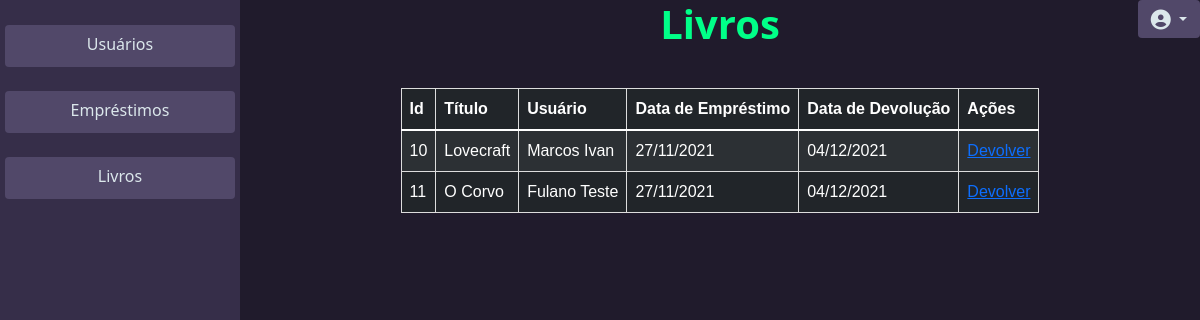
The app's page /PHP/dashboard_Emp.php, older data.
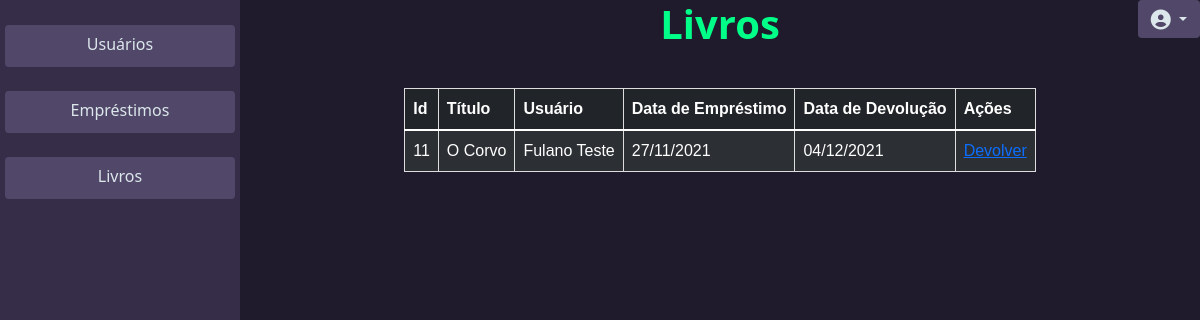
The same page, newer data.
### tables this page shows
CREATE TABLE `emprestimos` (
  `id` int(11) NOT NULL,
  `id_livro` int(11) NOT NULL,
  `created` timestamp NOT NULL DEFAULT current_timestamp(),
  `modified` timestamp NOT NULL DEFAULT current_timestamp() ON UPDATE current_timestamp(),
  `id_user` int(11) NOT NULL,
  `date_start` timestamp NULL DEFAULT NULL,
  `date_end` timestamp NULL DEFAULT NULL
);

CREATE TABLE `livros` (
  `id` int(11) NOT NULL,
  `titulo` varchar(220) NOT NULL,
  `descricao` varchar(220) NOT NULL,
  `created` datetime NOT NULL DEFAULT current_timestamp(),
  `modified` datetime NOT NULL DEFAULT current_timestamp() ON UPDATE current_timestamp()
);

CREATE TABLE `usuarios` (
  `id` int(11) NOT NULL,
  `nome` varchar(220) NOT NULL,
  `email` varchar(220) NOT NULL,
  `cpf` char(220) NOT NULL,
  `dateNac` datetime NOT NULL,
  `created` datetime NOT NULL DEFAULT current_timestamp(),
  `modified` datetime NOT NULL DEFAULT current_timestamp() ON UPDATE current_timestamp(),
  `passwd` varchar(220) NOT NULL
);

### PHP/dashboard_Emp.php (the view, shortened to what this page needs)
<?php
include_once "conection.php";
$sql =
    "SELECT emprestimos.id as id_emp, emprestimos.*, usuarios.*, livros.* FROM emprestimos, usuarios, livros WHERE emprestimos.id_livro = livros.id AND emprestimos.id_user = usuarios.id";
$emprestimos = mysqli_query($ccon, $sql);
?>
<!DOCTYPE html>
<html lang="pt-br">
<head>
    <link href="https://cdn.jsdelivr.net/npm/bootstrap@5.1.3/dist/css/bootstrap.min.css" rel="stylesheet">
    <link rel="stylesheet" href="../CSS/form.css">
</head>
<body>
    <div class="flex-container main-dashboard">
        <div class="card-painel">
            <a href="dashboard.php" class=" btn btn-1 mt-n1" role="button">Usuários</a>
            <a href="dashboard_Emp.php" class=" btn btn-1 mt-n1" role="button">Empréstimos</a>
            <a href="dashboard_Books.php" class=" btn btn-1 mt-n1" role="button">Livros</a>
        </div>
        <div class="main-book">
            <div>
                <h1 style="text-align: center;" class="center-dashboard">Livros</h1>
            </div>
            <div class="flex-row">
                <div class="mt-1">
                    <table class="table table-dark table-striped">
                        <thead>
                            <tr>
                                <th>Id</th>
                                <th>Título</th>
                                <th>Usuário</th>
                                <th>Data de Empréstimo</th>
                                <th>Data de Devolução</th>
                                <th>Ações</th>
                            </tr>
                        </thead>
                        <tbody>
                            <?php while (
                                $emp = mysqli_fetch_assoc($emprestimos)
                            ) { ?>
                                <tr>
                                    <td><?= $emp["id_emp"] ?></td>
                                    <td><?= $emp["titulo"] ?></td>
                                    <td><?= $emp["nome"] ?></td>
                                    <td><?= date(
                                        "d/m/Y",
                                        strtotime($emp["date_start"])
                                    ) ?></td>
                                    <td><?= date(
                                        "d/m/Y",
                                        strtotime($emp["date_end"])
                                    ) ?></td>
                                    <td>
                                        <a href="process_Dev.php?id=<?= $emp[
                                            "id_emp"
                                        ] ?>">Devolver</a>
                                    </td>
                                </tr>
                            <?php } ?>
                        </tbody>
                    </table>
                </div>
            </div>
            <div class="dropdown">
                <button class="btn btn-1 dropdown-toggle" type="button" id="dropdownMenuButton1" data-bs-toggle="dropdown" aria-expanded="false">
                    <i class="fas fa-user-circle fa-lg"></i>
                </button>
            </div>
        </div>
    </div>
</body>
</html>

Row changes from the older to the newer data that the page shows:
removed emprestimos: id "10", id_livro.titulo "Lovecraft", id_user.nome "Marcos Ivan", date_start "27/11/2021", date_end "04/12/2021"
